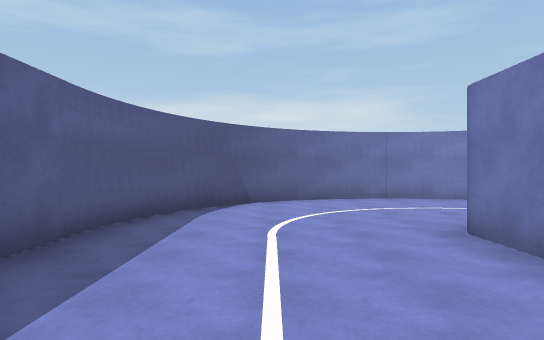
View 1 (above)

16 first-person views from a walk through a 3-D level made in the Unity game engine. The camera is 1.5 m above the floor, looks level and sees 75° across. The floor is counted in squares, 2 m on a side. Each view is taken from the middle of a square. On the plan, view 1 faces up. The plan holds only what a view shows up to about 11 squares ahead; the rest is blank. The place goes on beyond the plan. The player is left out. Some animated figures are left out.

View 2
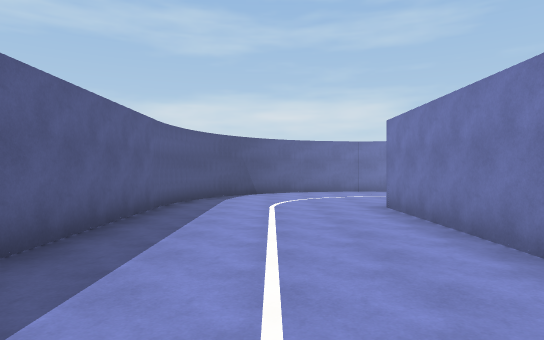

View 3
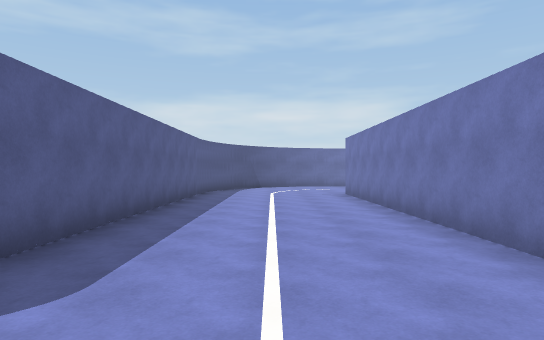

View 4
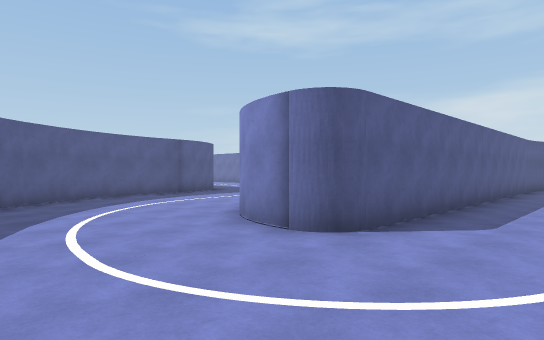

View 5
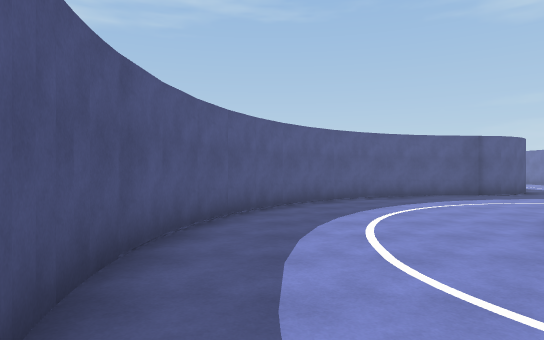

View 6
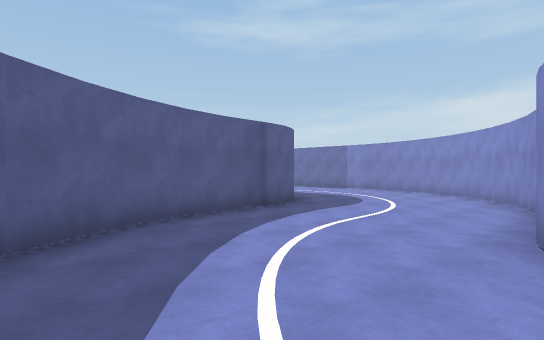

View 7
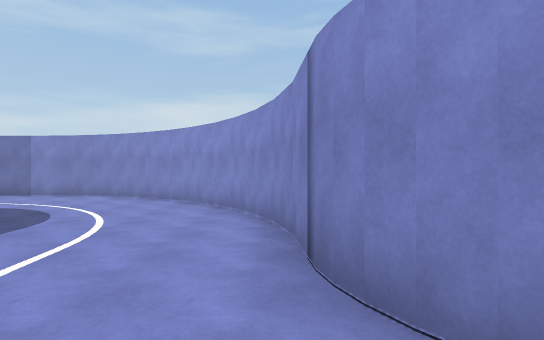

View 8
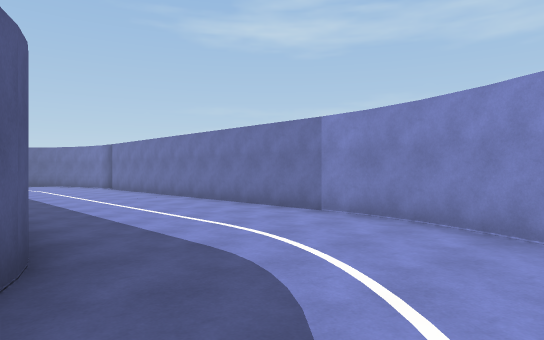

View 9
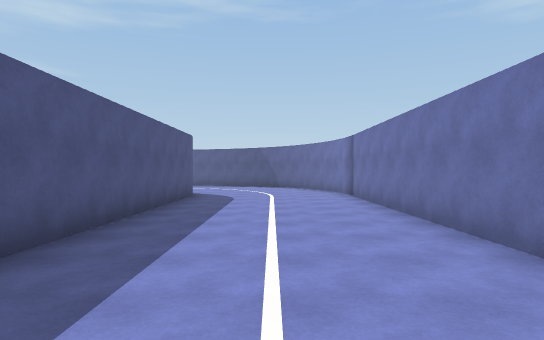

View 10
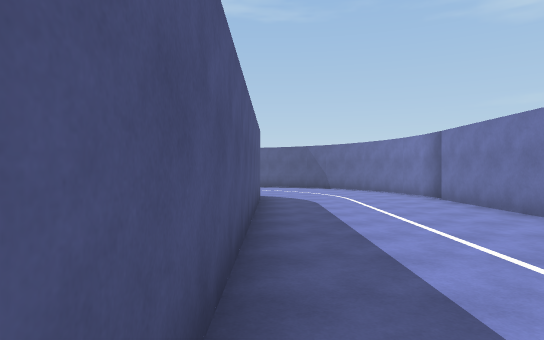

View 11
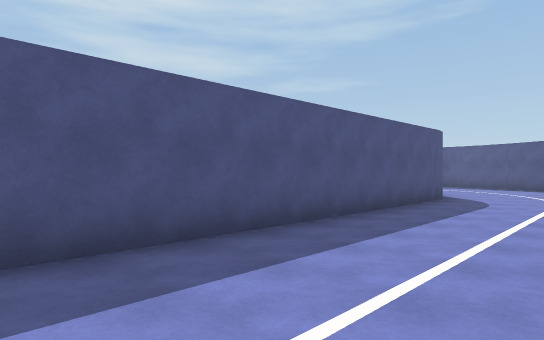

View 12
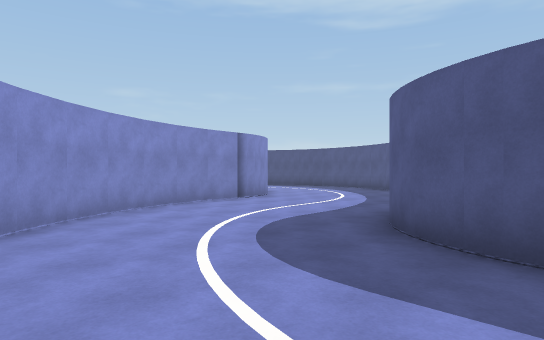

View 13
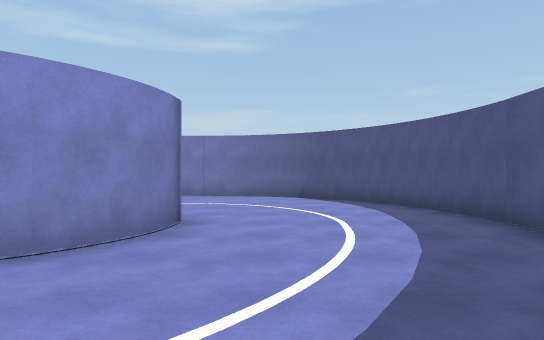

View 14
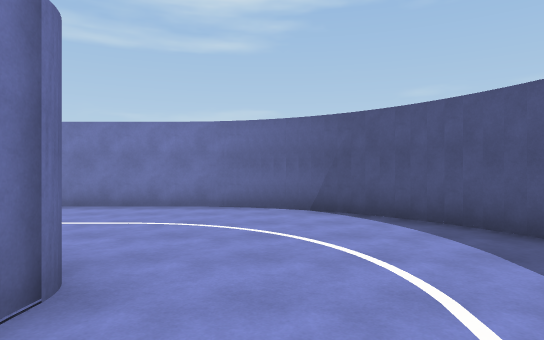

View 15
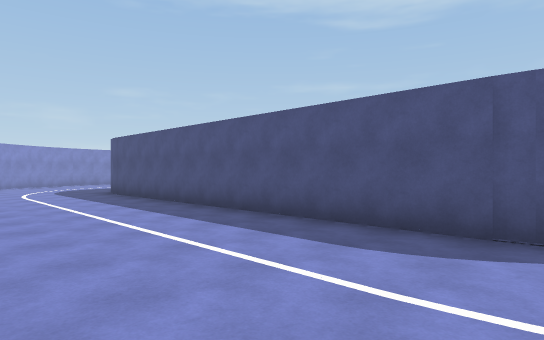

View 16
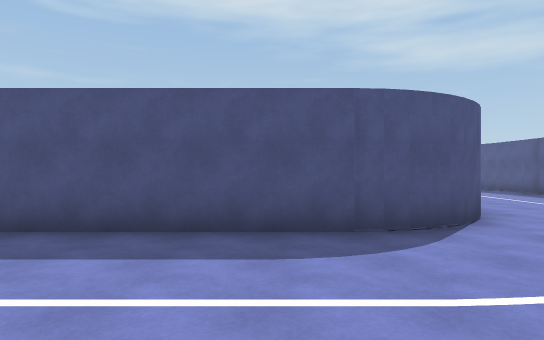

### Floor plan
Points are (right, up) in squares from view 1. A wall is a line through its corners. A room is listed if a view was taken in it or the views show most of it. See-through windows are left out.
Room 1 (views 1, 2, 3, 4, 5, 6, 7, 8, 9, 10, 11, 12, 13, 14, 15, 16)
walls: (-6.7, -0.4) (-7.3, 0.6); (-7.2, 0.4) (-7.9, 1.2); (-6.2, -1.3) (-6.7, -0.3); (-7.8, 1.1) (-8.6, 1.8); (-6, -2.1) (-6.3, -1.1); (-8.5, 1.7) (-9.4, 2.4); (-10.5, -2.8) (-10.4, -3.3); (-10.4, -3.2) (-10.3, -3.7); (-11.2, -2) (-10.8, -2.4); (-10.3, -3.5) (-10.2, -5) (-10, -5.9); (-11.4, -1.8) (-11, -2.1); (-9.3, 2.3) (-10.2, 2.7); (-11.7, -1.6) (-11.3, -1.9); (-12, -1.5) (-11.6, -1.7); (-5.7, -4.5) (-5.8, -3) (-6, -2); (-10.1, 2.7) (-11.2, 3.1); (-5.6, -4.8) (-5.7, -4.3); (-11, 3) (-12.1, 3.2); (-5.3, -5.4) (-5.5, -5); (-10.1, -5.9) (-9.7, -6.9); (-12, 3.3) (-24, 3.3); (-4.8, -6) (-5.2, -5.6); (-9.7, -6.8) (-9.3, -7.7); (-4.6, -6.2) (-5, -5.8); (-4.3, -6.4) (-4.7, -6.1); (-9.3, -7.6) (-8.7, -8.6); (-3.7, -6.6) (-4.1, -6.5); (-8.8, -8.4) (-8.1, -9.2); (-2.9, -6.7) (-3.4, -6.7); (-2.3, 4.6) (-2.3, -6.1); (-8.2, -9.1) (-7.4, -9.8); (-2.2, 5) (-2.3, 4.5); (-7.5, -9.8) (-6.6, -10.3); (-2.1, 5.7) (-2.2, 4.9); (-6.8, -10.2) (-5.8, -10.7); (-1.8, 6.4) (-2.1, 5.5); (-5.9, -10.7) (-4.9, -11) (-4, -11.2); (-1.4, 7) (-1.8, 6.2); (-1.1, 7.4) (-1.5, 6.9); (-4.1, -11.2) (-2.9, -11.3); (-3.1, -11.3) (-2.4, -11.3); (-2.6, -11.3) (-2, -11.2) (-1.1, -11); (-0.5, 8) (-1.1, 7.3); (2.3, -6.6) (2.3, 4.1); (2.1, -7.5) (2.2, -7.1) (2.3, -6.4); (-1.3, -11) (-0.5, -10.7) (0, -10.4); (-0.1, 8.3) (-0.6, 7.9); (1.8, -8.4) (2.1, -7.4); (-0.1, -10.5) (0.4, -10.1); (0.9, -9.6) (1.3, -9.1); (0.3, -10.2) (1, -9.5); (1.4, -9.1) (1.9, -8.2); (0.7, 8.8) (0.1, 8.4); (1.8, 9.2) (1, 8.9); (2.5, 9.3) (1.9, 9.2); (3.5, 9.3) (2.6, 9.3); (-23.8, -1.4) (-23.3, -1.3); (-24.1, -1.5) (-23.4, -1.3) (-12.8, -1.3); (-24.4, -1.7) (-24, -1.5); (-24, 3.4) (-25, 3.2); (-24.7, -1.9) (-24.3, -1.6); (-25, -2.1) (-24.6, -1.8)

Where each view was taken, in squares from view 1:
view 1: 0 up, 0 right, facing up
view 2: 3 down, 0 right, facing up
view 3: 7 down, 0 right, facing up
view 4: 10 down, 0 right, facing up-left
view 5: 10 down, 0 right, facing left
view 6: 9 down, 5 left, facing up-left
view 7: 7 down, 6 left, facing up
view 8: 2 down, 9 left, facing up-left
view 9: 1 up, 13 left, facing left
view 10: 1 down, 14 left, facing left
view 11: 2 up, 14 left, facing down-left
view 12: 2 up, 13 left, facing down-right
view 13: 8 down, 8 left, facing right
view 14: 8 down, 5 left, facing right
view 15: 3 up, 24 left, facing down-right
view 16: 3 up, 22 left, facing down
